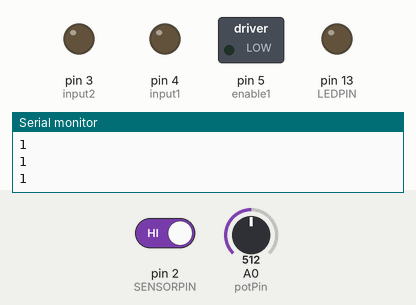
Simulated run of this sketch. Board: Arduino Uno, built with avr-gcc and run on an emulated ATmega328P. On the bench: switched loads named in the sketch (green lamp = pin HIGH), output pins drawn as LEDs (lit = HIGH), the last lines printed to the serial monitor. The inputs (shaded band) are chosen by the test bench; at power-on: pin 2 (SENSORPIN) HIGH, A0 (potPin) = 512.

Above: at 1.2 s.
1.3 s: pin 2 (SENSORPIN) driven LOW
At 1.7 s:
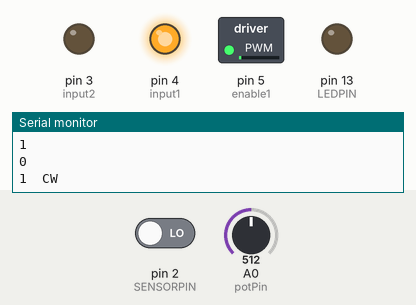
At 30.9 s:
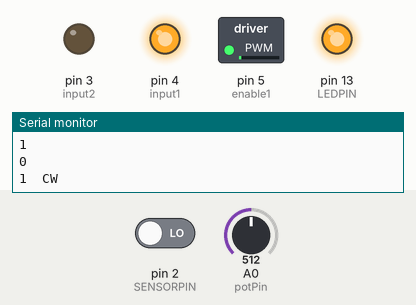
Timing chart, 0 to 34.8 s (numbered marks = the images above; inputs shaded):
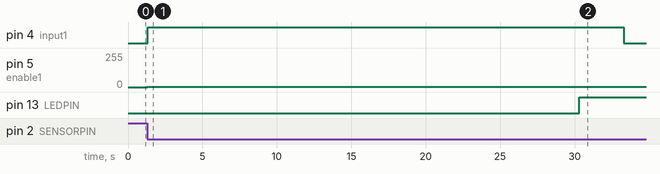

The sketch:

ACTUALLY_USE_THIS_ONE_combined_sensor_palm_tree.ino
```cpp
#define enable1 5 //L293D pin 1
#define input1 4  //L293D pin 2
#define input2 3  //L293D pin 7
#define potPin A0

//Motor leads go to L293D pins 3 and 6
//5V goes to L293D pin 16
//GND goes to L293D pins 4,5,12, or 13
//Motor voltage source goes to L293D pin 8 and ground

int dirAndSpeed;

int potValue;

#define SENSORPIN 2 //CHECKKKKKKKKKKKKKKK
#define LEDPIN 13


// variables will change:
int sensorState = 0, lastState=0;         // variable for reading the pushbutton status

void setup() {
  Serial.begin(9600);
  pinMode(enable1, OUTPUT);
  pinMode(input1, OUTPUT);
  pinMode(input2, OUTPUT);
  pinMode(potPin, INPUT_PULLUP);

  // initialize the sensor pin as an input:
  pinMode(SENSORPIN, INPUT);
  digitalWrite(SENSORPIN, HIGH); // turn on the pullup
  // initialize the LED pin as an output:
  pinMode(LEDPIN, OUTPUT);
}

void loop() {

  potValue = analogRead(potPin); //Will be a value from 0 - 1023

  //Convert potValue into a value from -255 to +255
  dirAndSpeed = 0.5*potValue-255.;

  // read the state of the pushbutton value:
  sensorState = digitalRead(SENSORPIN);
  Serial.println(sensorState);

  // check if the sensor beam is broken
  // if it is, the sensorState is LOW:
  if (sensorState == LOW) {


  Serial.print(dirAndSpeed);
  analogWrite(enable1, abs(dirAndSpeed)); // set motor speed

      if (dirAndSpeed>0)
      {
        Serial.println("  CW");
        digitalWrite(input1, HIGH);
        digitalWrite(input2, LOW);
        delay(29000);
      }
      else
      {
        Serial.println("  CCW");
        digitalWrite(input1, LOW);
        digitalWrite(input2, HIGH);
        delay(29000);
      }


      // turn LED on:

    digitalWrite(LEDPIN, HIGH);

    delay(3000);

    digitalWrite(input1, LOW);
    digitalWrite(input2, LOW);

    delay(2000);

    digitalWrite(LEDPIN, LOW);
  }
  else {
    // turn LED off:
    digitalWrite(LEDPIN, LOW);
  }

//  delay(200);

    //lastState = sensorState;

}
```

Measured:
- after the input at 1.3 s, pin 4 (input1): LOW → HIGH at once, → LOW 32.0 s later; pin 5 (enable1): 0/255 → 1/255 at once; pin 13 (LEDPIN): LOW → HIGH after 29.0 s
